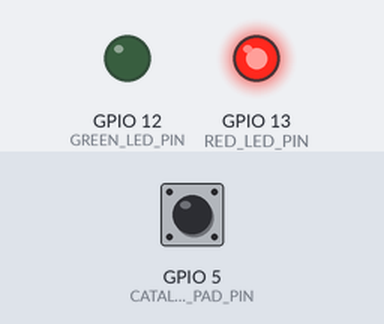
Simulated run of this sketch. Board: ESP32. Shown: output pins drawn as LEDs (lit = HIGH). Inputs (shaded band) come from the test bench; at power-on: GPIO 5 (CATALYTIC_PAD_PIN) HIGH.

Above: at 0.1 s.
Timing chart, 0 to 1.6 s (numbered marks = the images above):
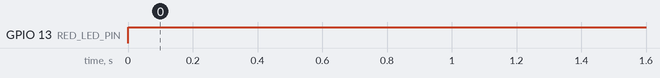

Measured:
- by itself, GPIO 13 (RED_LED_PIN): LOW → HIGH at 0.00 s

The sketch:

Catalytic_Converter_ESP32.ino
```cpp
#include <Wire.h>
#include <Adafruit_BME280.h>
#include <TinyGPS++.h>

#define RED_LED_PIN 13
#define GREEN_LED_PIN 12
#define CATALYTIC_PAD_PIN 5

TinyGPSPlus gps;
Adafruit_BME280 bme;

void setup() {
  Serial.begin(115200);
  pinMode(RED_LED_PIN, OUTPUT);
  pinMode(GREEN_LED_PIN, OUTPUT);
  pinMode(CATALYTIC_PAD_PIN, INPUT);

  if (!bme.begin(0x76)) {
    Serial.println("Could not find a valid BME280 sensor, check wiring!");
    while (1);
  }
}

void loop() {
  // Read sensor values before catalytic converter
  float oxygenBefore = readOxygenSensorBefore();
  float coBefore = readCOSensorBefore();
  float airflowBefore = readAirflowSensorBefore();
  float noxBefore = readNOxSensorBefore();

  // Read sensor values after catalytic converter
  float oxygenAfter = readOxygenSensorAfter();
  float coAfter = readCOSensorAfter();
  float airflowAfter = readAirflowSensorAfter();
  float noxAfter = readNOxSensorAfter();

  // Check if catalytic converter is present
  bool catalyticConverterPresent = digitalRead(CATALYTIC_PAD_PIN) == HIGH;

  // Get GPS coordinates
  float latitude = gps.location.lat();
  float longitude = gps.location.lng();

  // Perform anti-theft checks
  if (!catalyticConverterPresent) {
    digitalWrite(RED_LED_PIN, HIGH);
    digitalWrite(GREEN_LED_PIN, LOW);
    sendAlert("Catalytic Converter Removed");
  } else {
    // Check the values and set LED accordingly
    if (oxygenAfter < oxygenBefore && coAfter < coBefore &&
        airflowBefore - airflowAfter < 0.1 && noxAfter < noxBefore) {
      digitalWrite(GREEN_LED_PIN, HIGH);
      digitalWrite(RED_LED_PIN, LOW);
    } else {
      digitalWrite(GREEN_LED_PIN, LOW);
      digitalWrite(RED_LED_PIN, HIGH);
      sendAlert("Catalytic Converter Inefficient");
    }
  }

  // Continue with other operations (logging, communication, etc.)
}

// Functions to read sensor values and send alerts
float readOxygenSensorBefore() {
  // Read oxygen sensor before catalytic converter
}

float readCOSensorBefore() {
  // Read CO sensor before catalytic converter
}

float readAirflowSensorBefore() {
  // Read airflow sensor before catalytic converter
}

float readNOxSensorBefore() {
  // Read NOx sensor before catalytic converter
}

float readOxygenSensorAfter() {
  // Read oxygen sensor after catalytic converter
}

float readCOSensorAfter() {
  // Read CO sensor after catalytic converter
}

float readAirflowSensorAfter() {
  // Read airflow sensor after catalytic converter
}

float readNOxSensorAfter() {
  // Read NOx sensor after catalytic converter
}

void sendAlert(String message) {
  // Alert mechanism (e.g., send an SMS or push notification)
}
```
